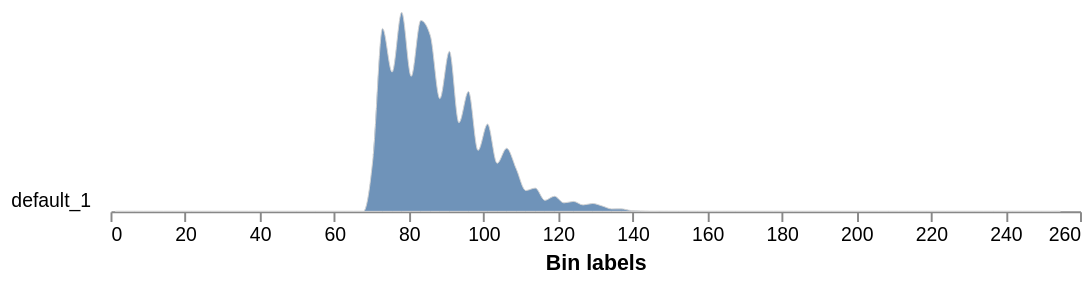

Notebook source saved alongside this figure:
### Markdown cell above
## Step 8: Chlorophyll Analysis

The chlorophyll image uses MS 455 nm and a bandpass filter of 650 nm to isolate just chlorophyll fluorescence. This image has to be imported separately from the MS stack, since it has a bandpass filter.

### Code cell
# Use the mask to analyze the CHL image. This will give you a histogram of the pixel values in the CHL image. 
# n_labels=1 means we're treating the whole masked area as one plant/object
chl_analysis = pcv.analyze.grayscale(gray_img=chl_img.array_data, labeled_mask=kept_mask, n_labels=1, bins=100)
chl_img_pseudo = pcv.visualize.pseudocolor(gray_img = chl_img.array_data.squeeze(), mask=kept_mask, cmap='jet', 
                                           min_value=60, max_value=140)

### Figure 1 — Vega-Lite specification as saved in the notebook (floating-point values rounded to 4 significant figures)
{"config": {"view": {"continuousWidth": 300, "continuousHeight": 300, "stroke": null}, "axis": {"grid": false}, "facet": {"columns": 1, "spacing": 0}, "title": {"anchor": "end"}}, "data": {"name": "data-4432f692be81c0b6dd05ff3a3d3e33bf"}, "facet": {"field": "sample", "header": {"labelAngle": 0, "labelAlign": "left", "labelOrient": "left"}, "title": null, "type": "nominal"}, "spec": {"mark": {"type": "area", "fillOpacity": 0.8, "interpolate": "monotone", "stroke": "lightgray", "strokeWidth": 0.5}, "encoding": {"x": {"field": "label", "title": "Bin labels", "type": "quantitative"}, "y": {"axis": null, "field": "value", "scale": {"range": [10, -100]}, "type": "quantitative"}}, "height": 10, "width": 500}, "bounds": "flush", "$schema": "https://vega.github.io/schema/vega-lite/v5.20.1.json", "datasets": {"data-4432f692be81c0b6dd05ff3a3d3e33bf": [{"sample": "default_1", "value": 0.0, "label": 1.28}, {"sample": "default_1", "value": 0.0, "label": 3.84}, {"sample": "default_1", "value": 0.0, "label": 6.4}, {"sample": "default_1", "value": 0.0, "label": 8.96}, {"sample": "default_1", "value": 0.0, "label": 11.52}, {"sample": "default_1", "value": 0.0, "label": 14.08}, {"sample": "default_1", "value": 0.0, "label": 16.64}, {"sample": "default_1", "value": 0.0, "label": 19.2}, {"sample": "default_1", "value": 0.0, "label": 21.76}, {"sample": "default_1", "value": 0.0, "label": 24.32}, {"sample": "default_1", "value": 0.0, "label": 26.88}, {"sample": "default_1", "value": 0.0, "label": 29.44}, {"sample": "default_1", "value": 0.0, "label": 32.0}, {"sample": "default_1", "value": 0.0, "label": 34.56}, {"sample": "default_1", "value": 0.0, "label": 37.12}, {"sample": "default_1", "value": 0.0, "label": 39.68}, {"sample": "default_1", "value": 0.0, "label": 42.24}, {"sample": "default_1", "value": 0.0, "label": 44.8}, {"sample": "default_1", "value": 0.0, "label": 47.36}, {"sample": "default_1", "value": 0.0, "label": 49.92}, {"sample": "default_1", "value": 0.0, "label": 52.48}, {"sample": "default_1", "value": 0.0, "label": 55.04}, {"sample": "default_1", "value": 0.0, "label": 57.6}, {"sample": "default_1", "value": 0.0, "label": 60.16}, {"sample": "default_1", "value": 0.0, "label": 62.72}, {"sample": "default_1", "value": 0.0, "label": 65.28}, {"sample": "default_1", "value": 0.0, "label": 67.84}, {"sample": "default_1", "value": 3035.0, "label": 70.4}, {"sample": "default_1", "value": 10290.0, "label": 72.96}, {"sample": "default_1", "value": 7835.0, "label": 75.52}, {"sample": "default_1", "value": 11200.0, "label": 78.08}, {"sample": "default_1", "value": 7598.0, "label": 80.64}, {"sample": "default_1", "value": 10740.0, "label": 83.2}, {"sample": "default_1", "value": 9897.0, "label": 85.76}, {"sample": "default_1", "value": 6340.0, "label": 88.32}, {"sample": "default_1", "value": 9007.0, "label": 90.88}, {"sample": "default_1", "value": 4990.0, "label": 93.44}, {"sample": "default_1", "value": 6744.0, "label": 96.0}, {"sample": "default_1", "value": 3429.0, "label": 98.56}, {"sample": "default_1", "value": 4911.0, "label": 101.1}, {"sample": "default_1", "value": 2704.0, "label": 103.7}, {"sample": "default_1", "value": 3550.0, "label": 106.2}, {"sample": "default_1", "value": 2394.0, "label": 108.8}, {"sample": "default_1", "value": 1174.0, "label": 111.4}, {"sample": "default_1", "value": 1309.0, "label": 113.9}, {"sample": "default_1", "value": 621.0, "label": 116.5}, {"sample": "default_1", "value": 849.0, "label": 119.0}, {"sample": "default_1", "value": 478.0, "label": 121.6}, {"sample": "default_1", "value": 560.0, "label": 124.2}, {"sample": "default_1", "value": 361.0, "label": 126.7}, {"sample": "default_1", "value": 444.0, "label": 129.3}, {"sample": "default_1", "value": 304.0, "label": 131.8}, {"sample": "default_1", "value": 138.0, "label": 134.4}, {"sample": "default_1", "value": 140.0, "label": 137.0}, {"sample": "default_1", "value": 49.0, "label": 139.5}, {"sample": "default_1", "value": 23.0, "label": 142.1}, {"sample": "default_1", "value": 4.0, "label": 144.6}, {"sample": "default_1", "value": 6.0, "label": 147.2}, {"sample": "default_1", "value": 4.0, "label": 149.8}, {"sample": "default_1", "value": 2.0, "label": 152.3}, {"sample": "default_1", "value": 3.0, "label": 154.9}, {"sample": "default_1", "value": 1.0, "label": 157.4}, {"sample": "default_1", "value": 0.0, "label": 160.0}, {"sample": "default_1", "value": 0.0, "label": 162.6}, {"sample": "default_1", "value": 2.0, "label": 165.1}, {"sample": "default_1", "value": 1.0, "label": 167.7}, {"sample": "default_1", "value": 1.0, "label": 170.2}, {"sample": "default_1", "value": 1.0, "label": 172.8}, {"sample": "default_1", "value": 0.0, "label": 175.4}, {"sample": "default_1", "value": 2.0, "label": 177.9}, {"sample": "default_1", "value": 0.0, "label": 180.5}, {"sample": "default_1", "value": 2.0, "label": 183.0}, {"sample": "default_1", "value": 0.0, "label": 185.6}, {"sample": "default_1", "value": 2.0, "label": 188.2}, {"sample": "default_1", "value": 0.0, "label": 190.7}, {"sample": "default_1", "value": 0.0, "label": 193.3}, {"sample": "default_1", "value": 1.0, "label": 195.8}, {"sample": "default_1", "value": 0.0, "label": 198.4}, {"sample": "default_1", "value": 0.0, "label": 201.0}, {"sample": "default_1", "value": 0.0, "label": 203.5}, {"sample": "default_1", "value": 0.0, "label": 206.1}, {"sample": "default_1", "value": 0.0, "label": 208.6}, {"sample": "default_1", "value": 0.0, "label": 211.2}, {"sample": "default_1", "value": 0.0, "label": 213.8}, {"sample": "default_1", "value": 0.0, "label": 216.3}, {"sample": "default_1", "value": 0.0, "label": 218.9}, {"sample": "default_1", "value": 0.0, "label": 221.4}, {"sample": "default_1", "value": 0.0, "label": 224.0}, {"sample": "default_1", "value": 1.0, "label": 226.6}, {"sample": "default_1", "value": 0.0, "label": 229.1}, {"sample": "default_1", "value": 0.0, "label": 231.7}, {"sample": "default_1", "value": 1.0, "label": 234.2}, {"sample": "default_1", "value": 0.0, "label": 236.8}, {"sample": "default_1", "value": 0.0, "label": 239.4}, {"sample": "default_1", "value": 0.0, "label": 241.9}, {"sample": "default_1", "value": 0.0, "label": 244.5}, {"sample": "default_1", "value": 0.0, "label": 247.0}, {"sample": "default_1", "value": 0.0, "label": 249.6}, {"sample": "default_1", "value": 1.0, "label": 252.2}, {"sample": "default_1", "value": 4.0, "label": 254.7}]}}
